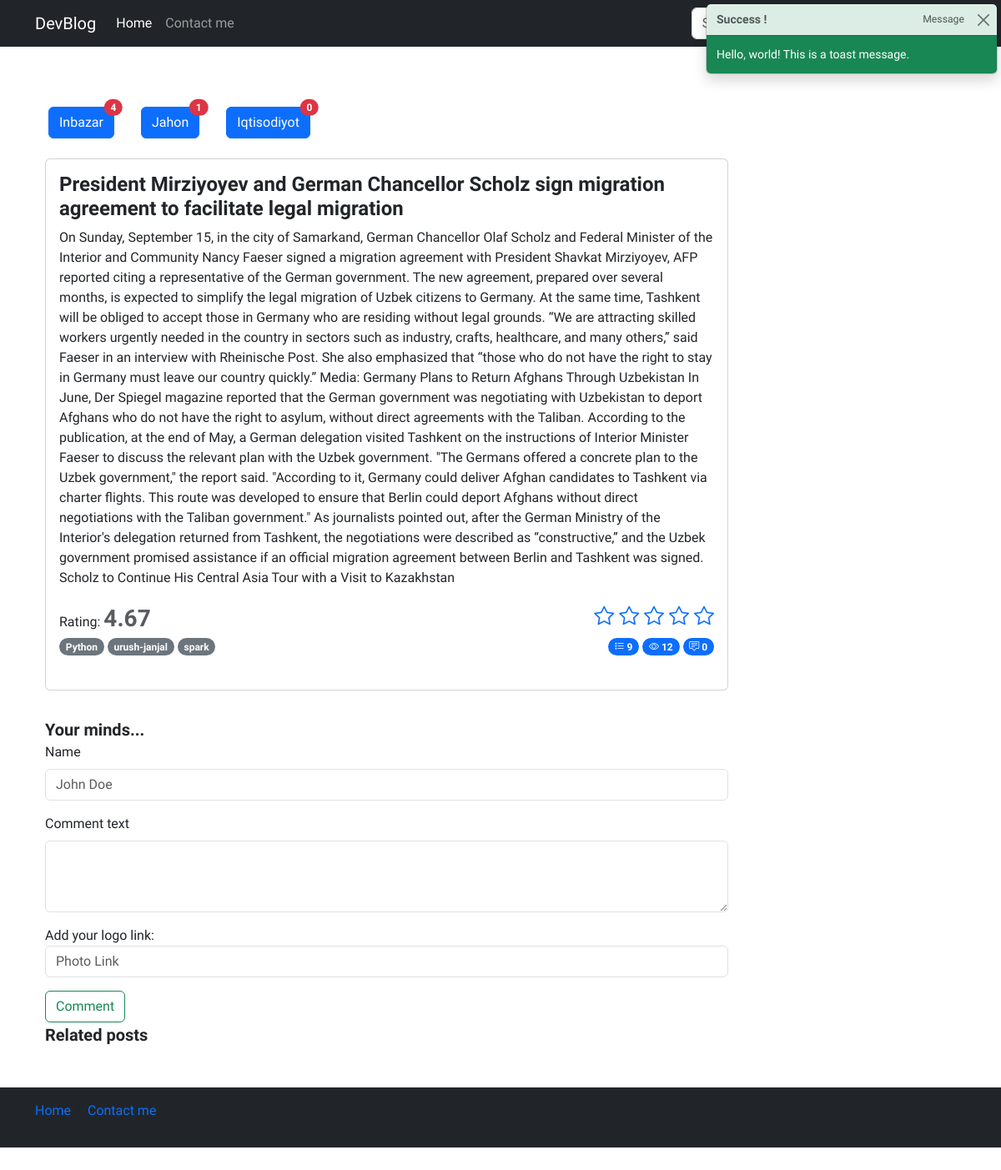
/detail/8/, run on the app's committed database.
### blog/models.py (models this page shows, shortened)
class Category(models.Model):
    name = models.CharField(verbose_name="Category name",max_length=250)
    slug = models.SlugField(max_length=250, unique=True)
    def __str__(self):
        return str(self.name)

class Post(models.Model):
    title = models.CharField(verbose_name="Post title",max_length=550)
    body = models.TextField(verbose_name="Post body")
    author = models.CharField(verbose_name="Post author",default="Admin",max_length=100)
    category = models.ForeignKey(Category, on_delete=models.PROTECT,related_name='posts')
    tag = models.ManyToManyField(Tag)
    views = models.PositiveIntegerField(default=0)
    publish_date = models.DateTimeField(verbose_name="Published time",auto_now_add=True)
    published = models.BooleanField(default=True)
    on_top = models.BooleanField(default=False)
    def get_avg_rating(self):
        sum_ratings = sum([int(i.value) for i in self.ratings.all()])
        try:
            return round(sum_ratings / self.ratings.all().count(),2)
        except Exception as e:
            return 0

class Rating(models.Model):
    post = models.ForeignKey(Post, on_delete=models.CASCADE, related_name='ratings')
    value = models.PositiveSmallIntegerField(verbose_name="Post rating",default=0)

class Tag(models.Model):
    name = models.CharField(verbose_name="Tag name",max_length=250)
    slug = models.SlugField(max_length=250, unique=True)

### blog/views.py (the view, shortened to what this page needs)
# urls.py: path('detail/<pk>/',detailview,name='detail'),
def detailview(request,pk):
    posts = Post.objects.get(id=pk)
    categories = Category.objects.all()
    post_cat = posts.category.id
    category  = Category.objects.get(id=post_cat)
    related_posts = Post.objects.filter(category=category).exclude(id__in=[0,posts.id]).order_by('?')
    request.session.modified = True
    if posts.id in check_read_articles(request):
        pass
    else:
        check_read_articles(request).append(posts.id)
        posts.views += 1
        posts.save()
    data = {
        "categories":categories,
        "post":posts,
        "related_posts":related_posts
    }
    return render(request,'detail.html',data)

### blog/utils.py (called while the page is built)
def check_read_articles(request):
    try:
        read_articles = request.session['read_articles']
    except:
        request.session['read_articles'] = []
        read_articles = request.session.get('read_articles')
    return read_articles

### templates/detail.html (shortened to what this page needs)
{% load static %}
<!doctype html>
<html lang="en">
<head>
    <link rel="stylesheet" href="{% static "./css/style.css" %}">
    <link rel="stylesheet" href="https://cdn.jsdelivr.net/npm/bootstrap-icons@1.11.3/font/bootstrap-icons.min.css">
    <link href="https://cdn.jsdelivr.net/npm/bootstrap@5.3.2/dist/css/bootstrap.min.css" rel="stylesheet"
 />
</head>
<body>
    <header>
        <nav class="navbar navbar-expand-md navbar-dark bg-dark mb-4">
            <div class="container">
                <a class="navbar-brand" href="/">DevBlog</a>
                <div class="collapse navbar-collapse" id="navbarCollapse">
                    <ul class="navbar-nav me-auto mb-2 mb-md-0">
                        <li class="nav-item">
                            <a class="nav-link active" aria-current="page" href="#">Home</a>
                        </li>
                        <li class="nav-item">
                            <a class="nav-link" href="#">Contact me</a>
                        </li>
                    </ul>
                    <form class="d-flex" role="search">
                        <button class="btn btn-outline-success" type="submit" control-id="ControlID-2">Search</button>
                    </form>
                </div>
            </div>
        </nav>
    </header>
    <main>
                        <div class="toast position-fixed top-0 end-0 m-1  text-bg-success show" role="alert" aria-live="assertive" aria-atomic="true">
                            <div class="toast-header">
                                <strong class="me-auto">Success !</strong>
                                <small>Message</small>
                                <button type="button" class="btn-close" data-bs-dismiss="toast"
                                    aria-label="Close"></button>
                            </div>
                            <div class="toast-body d-flex">
                                Hello, world! This is a toast message.
                            </div>
                        </div>
                        <br>
        <section>
            <div class="container-md">
                <div class="d-flex flex-wrap my-3">
                    {% for cat  in categories %}
                    <div class="d-flex flex-wrap mx-3 my-2">
                        <a href="{% url 'blog:category_list' cat.slug %}" class="btn btn-primary position-relative">
                            {{cat|title}}
                          <span
                              class="position-absolute top-0 start-100 translate-middle badge rounded-pill bg-danger">
                              {{cat.posts.all.count}}
                          </span>
                    </a>
                  </div>
                  {% endfor %}
            </div>
            <div class="container-md">
                <div cauthorlass="row">
                    <div class="col-sm-12 col-md-12 col-lg-9">
                        <div class="card  mb-3">
                            <div class="card-body">
                                <div class="content">
                                    <h4 class="card-title fw-bold">{{post.title}}</h4>
                                    <p class="card-text">{{post.body}}</p>
                                    <div class="d-flex justify-content-between flex-wrap">
                                        <div class="post-rating">
                                            <span>Rating:</span>
                                            <span class="fs-3 fw-bold text-muted">{{post.get_avg_rating}}</span>
                                        </div>
                                        <div class="post-set-rating">
                                            <p class="card-text fs-4">
                                                <a href="{%url 'blog:set_rating' 1 post.pk%}"><i class="bi bi-star"></i></a>
                                                <a href="{%url 'blog:set_rating' 2 post.pk%}"><i class="bi bi-star"></i></a>
                                                <a href="{%url 'blog:set_rating' 3 post.pk%}"><i class="bi bi-star"></i></a>
                                                <a href="{%url 'blog:set_rating' 4 post.pk%}"><i class="bi bi-star"></i></a>
                                                <a href="{%url 'blog:set_rating' 5 post.pk%}"><i class="bi bi-star"></i></a>
                                            </p>
                                        </div>
                                    </div>
                                    <div class="d-flex justify-content-between flex-wrap">
                                        <div class="categories">
                                            {% for tag in post.tag.all %}
                                            <span class="badge rounded-pill text-bg-secondary">{{tag.name}}</span>
                                            {% endfor %}
                                        </div>
                                        <div class="action">
                                            <span class="badge bg-primary rounded-pill">
                                                <i class="bi bi-list-stars"></i>
                                                {{post.ratings.all.count}}
                                            </span>
                                            <span class="badge bg-primary rounded-pill">
                                                <i class="bi bi-eye"></i>
                                                {{post.views}}
                                            </span>
                                            <span class="badge bg-primary rounded-pill">
                                                <i class="bi bi-chat-square-text"></i>
                                                {{post.comments.all.count}}
                                            </span>
                                        </div>
                                    </div>
                                    <br>
                                </div>
                            </div>
                        </div>
                        <div class="comments">
                            <div class="row gap-3">
                                <div class="col-sm-12">
                                    <span class="fs-5 fw-semibold">Your minds...</span>
                                    <form action="" method='POST'>
                                        <div class="mb-3">
                                            <label for="exampleFormControlInput1" class="form-label">Name</label>
                                            <input type="text" name='comment_author' class="form-control" id="exampleFormControlInput1"
                                                placeholder="John Doe" required>
                                        </div>
                                        <div class="mb-3">
                                            <label for="exampleFormControlTextarea1" class="form-label">
                                                Comment text
                                            </label>
                                            <textarea class="form-control" name='comment' id="exampleFormControlTextarea1"
                                                rows="3" required>
                                            </textarea>
                                        </div>
                                        <div class="mb-3">
                                            <label for="image">Add your logo link:</label>
                                            <input type="text" name='image' class="form-control" id="exampleFormControlInput1"
                                            placeholder="Photo Link">
                                        </div>
                                        <button type="submit" class="btn btn-outline-success">Comment</button>
                                    </form>
                                </div>
                            </div>
                        </div>
                    </div>
                    <div class="col-sm-none col-md-12 col-lg-3">
                        <span class="fs-5 fw-semibold">Related posts</span>
                    </div>
                </div>
            </div>
        </section>
    </main>
    <footer class="footer mt-auto text-white-50 bg-dark">
        <div class="container">
            <div class="row my-5">
                <div class="col-12">
                    <nav style="--bs-breadcrumb-divider: '|';" aria-label="breadcrumb" class="py-3">
                        <ol class="breadcrumb">
                            <li class="breadcrumb-item"><a href="/" class="text-decoration-none">Home</a></li>
                            <li class="breadcrumb-item " aria-current="page">
                                <a href="#" class="text-decoration-none">Contact me</a>
                            </li>
                        </ol>
                    </nav>
                </div>
            </div>
        </div>
    </footer>
</body>
</html>

### staticfiles/css/style.css (style rules this page uses)
* { font-family: 'Onest', sans-serif !important; }

### data on the page
Category: name "Inbazar", posts.all.count "4"
Category: name "Jahon", posts.all.count "1"
Category: name "Iqtisodiyot", posts.all.count "0"
Post: title "President Mirziyoyev and German Chancellor Scholz sign migration agreement to facilitate legal migration", body "On Sunday, September 15, in the city of Samarkand, German Chancellor Olaf Scholz and Federal Minister of the Interior and Community Nancy Faeser signed a migration agreement with President Shavkat Mirziyoyev, AFP reported citing a representative of the German government. The new agreement, prepared over several months, is expected to simplify the legal migration of Uzbek citizens to Germany. At the same time, Tashkent will be obliged to accept those in Germany who are residing without legal grounds. “We are attracting skilled workers urgently needed in the country in sectors such as industry, crafts, healthcare, and many others,” said Faeser in an interview with Rheinische Post. She also…", get_avg_rating "4.67", ratings.all.count "9", views "12", comments.all.count "0"
Tag: name "Python"
Tag: name "urush-janjal"
Tag: name "spark"
